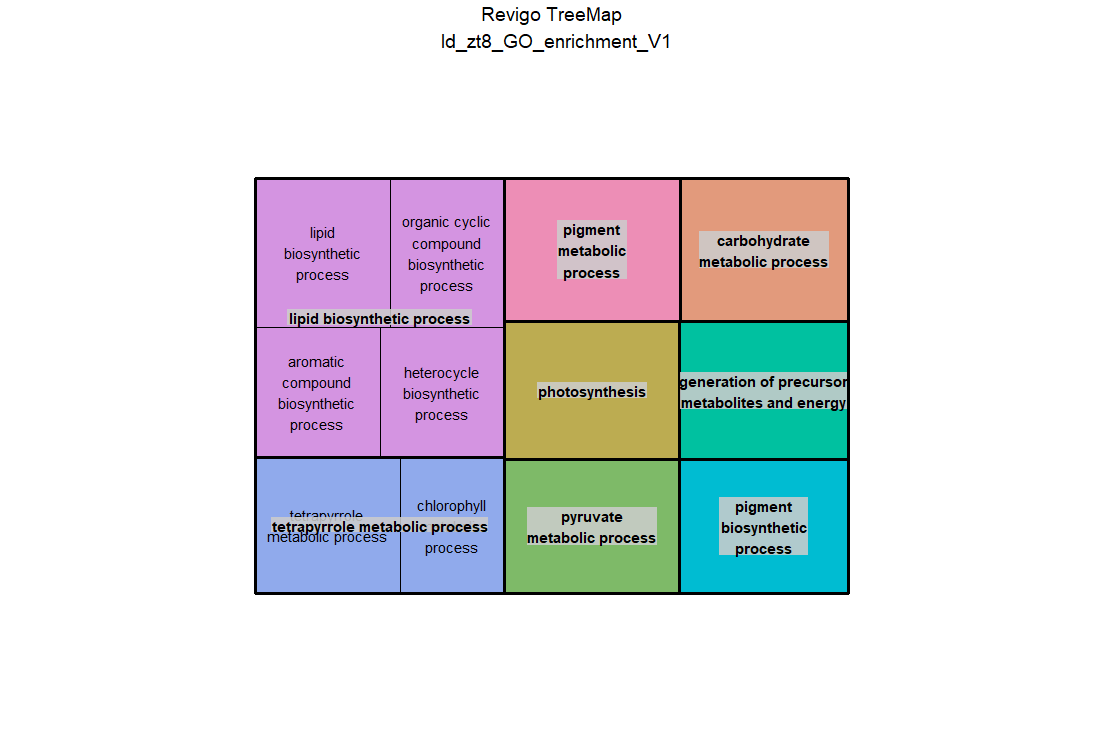

Source code (R):
# A treemap R script produced by the Revigo server at http://revigo.irb.hr/
# If you found Revigo useful in your work, please cite the following reference:
# Supek F et al. "REVIGO summarizes and visualizes long lists of Gene Ontology
# terms" PLoS ONE 2011. doi:10.1371/journal.pone.0021800

# author: Anton Kratz <anton.kratz@gmail.com>, RIKEN Omics Science Center, Functional Genomics Technology Team, Japan
# created: Fri, Nov 02, 2012  7:25:52 PM
# last change: Fri, Nov 09, 2012  3:20:01 PM

# -----------------------------------------------------------------------------
# If you don't have the treemap package installed, uncomment the following line:
# install.packages( "treemap" );
library(treemap) 								# treemap package by Martijn Tennekes

# Set the working directory if necessary
# setwd("C:/Users/username/workingdir");

# --------------------------------------------------------------------------
# Here is your data from Revigo. Scroll down for plot configuration options.

revigo.names <- c("term_ID","description","frequency","uniqueness","dispensability","representative");
revigo.data <- rbind(c("GO:0005975","carbohydrate metabolic process",5.521546466478484,0.8954917339534234,0.08699302,"carbohydrate metabolic process"),
c("GO:0006090","pyruvate metabolic process",0.8124529012810852,0.8709167813939764,0.06612663,"pyruvate metabolic process"),
c("GO:0006091","generation of precursor metabolites and energy",2.62835465282124,0.8612778358472976,0.08515975,"generation of precursor metabolites and energy"),
c("GO:0008610","lipid biosynthetic process",2.7358634658696603,0.7490077945305923,0.03335442,"lipid biosynthetic process"),
c("GO:0018130","heterocycle biosynthetic process",13.771272921376537,0.6000558226487138,0.53496242,"lipid biosynthetic process"),
c("GO:0019438","aromatic compound biosynthetic process",13.451580388199883,0.6012138357445467,0.46012145,"lipid biosynthetic process"),
c("GO:1901362","organic cyclic compound biosynthetic process",14.3966447883804,0.6317369594799456,0.34414104,"lipid biosynthetic process"),
c("GO:0015979","photosynthesis",0.23078372268274303,0.8917573843795228,0.02606063,"photosynthesis"),
c("GO:0033013","tetrapyrrole metabolic process",0.8131480730503791,0.7331562203888069,0.08516837,"tetrapyrrole metabolic process"),
c("GO:0015994","chlorophyll metabolic process",0.0535648142234938,0.5288324070087119,0.15883951,"tetrapyrrole metabolic process"),
c("GO:0042440","pigment metabolic process",0.5319993219913232,0.938409590680194,0,"pigment metabolic process"),
c("GO:0046148","pigment biosynthetic process",0.49384137683658397,0.840639476886991,0.02794033,"pigment biosynthetic process"));

stuff <- data.frame(revigo.data);
names(stuff) <- revigo.names;

stuff$frequency <- as.numeric( as.character(stuff$frequency) );
stuff$uniqueness <- as.numeric( as.character(stuff$uniqueness) );
stuff$dispensability <- as.numeric( as.character(stuff$dispensability) );


# check the tmPlot command documentation for all possible parameters - there are a lot more
treemap(
  stuff,
  index = c("representative","description"),
  vSize = "uniqueness",
  type = "categorical",
  vColor = "representative",
  title = "Revigo TreeMap
  ld_zt8_GO_enrichment_V1",
  inflate.labels = FALSE,      # set this to TRUE for space-filling group labels - good for posters
  lowerbound.cex.labels = 0,   # try to draw as many labels as possible (still, some small squares may not get a label)

  position.legend = "none"
)

dev.off()
